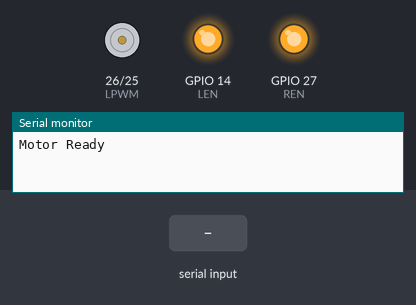
The sketch below on a simulated ESP32. Parts: motor-driver pin pairs drawn as motors (green arrow = first pin HIGH = forward, orange = second pin HIGH = backward, longer = more drive), output pins drawn as LEDs (lit = HIGH), the last lines printed to the serial monitor. The test bench sets the inputs (shaded band).

Above: at 1.2 s.
1.3 s: "forward\n" received over Serial
At 2.4 s:
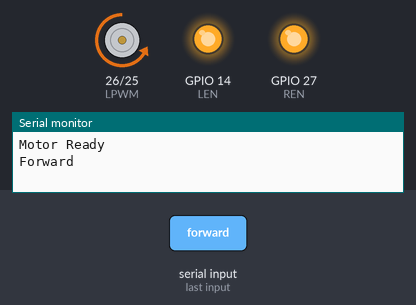
2.8 s: "backward\n" received over Serial
At 3.5 s:
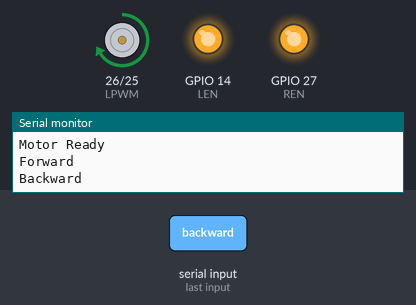
4.3 s: "stop\n" received over Serial
At 4.7 s:
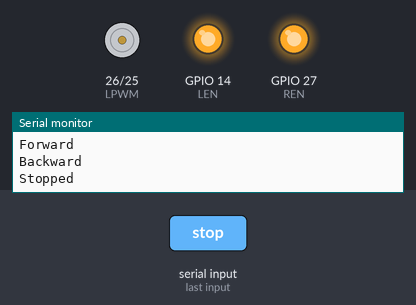
Timing chart, 0 to 7.3 s (numbered marks = the images above; inputs shaded):
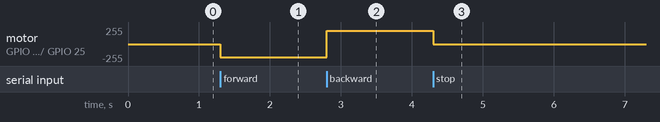

The sketch:

esp32_motor_ros.ino
```cpp
#define RPWM 25
#define LPWM 26
#define REN 27
#define LEN 14

String cmd = "";

void setup() {

  Serial.begin(115200);

  pinMode(RPWM, OUTPUT);
  pinMode(LPWM, OUTPUT);
  pinMode(REN, OUTPUT);
  pinMode(LEN, OUTPUT);

  digitalWrite(REN, HIGH);
  digitalWrite(LEN, HIGH);

  analogWrite(RPWM, 0);
  analogWrite(LPWM, 0);

  Serial.println("Motor Ready");
}

void loop() {

  if (Serial.available()) {

    cmd = Serial.readStringUntil('\n');
    cmd.trim();

    if (cmd == "forward") {

      analogWrite(RPWM, 200);
      analogWrite(LPWM, 0);
      Serial.println("Forward");

    }
    else if (cmd == "backward") {

      analogWrite(RPWM, 0);
      analogWrite(LPWM, 200);
      Serial.println("Backward");

    }
    else if (cmd == "stop") {

      analogWrite(RPWM, 0);
      analogWrite(LPWM, 0);
      Serial.println("Stopped");

    }

  }

}
```

Measured:
- after the input at 1.3 s, motor on GPIO 26 (LPWM) / GPIO 25 (RPWM): stopped → backward 200/255 at once
- after the input at 2.8 s, motor on GPIO 26 (LPWM) / GPIO 25 (RPWM): backward 200/255 → forward 200/255 at once
- after the input at 4.3 s, motor on GPIO 26 (LPWM) / GPIO 25 (RPWM): forward 200/255 → stopped at once
